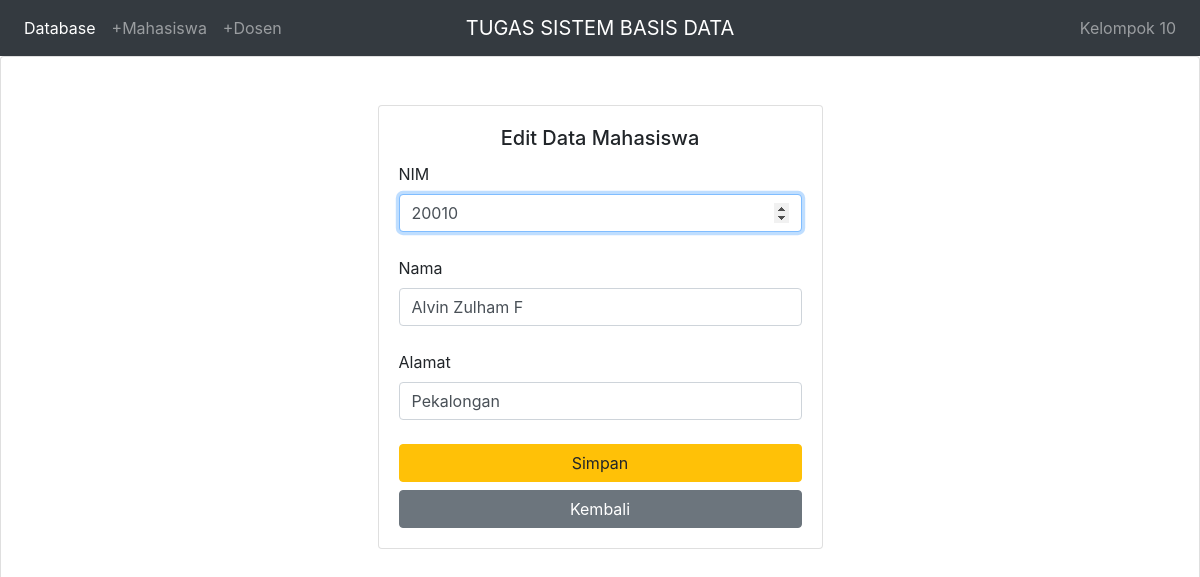
Screenshot of /editMhs.php?nim=20010 with the database file from the repository.
### tables this page shows
CREATE TABLE `mahasiswa` (
  `nim` varchar(5) NOT NULL,
  `nama` varchar(20) NOT NULL,
  `alamat` varchar(20) NOT NULL
);

### editMhs.php (the view, shortened to what this page needs)
<!doctype html>
<html>
<head>
	<link rel="stylesheet" href="https://stackpath.bootstrapcdn.com/bootstrap/4.5.0/css/bootstrap.min.css">
</head>
	<body>
	<?php
            require 'navbar.php';
           ?>
		<div class="card">
			<div class="container">
				<div class = "row">
					<?php
					include "connection.php";
					$nim = $_GET['nim'];
					$query_mysql = mysqli_query($connection, "SELECT * FROM mahasiswa WHERE nim='$nim'")or die(mysqli_error($connection));
					while($data = mysqli_fetch_array($query_mysql)){
					?>
						<div class="col-sm-9 col-md-7 col-lg-5 mx-auto">
							<div class="card card-signin my-5">
								<div class="card-body">
									<h5 class="card-title text-center">Edit Data Mahasiswa</h5>
										<form class="form-signing" action="updateMhs.php" method="post">
											<div class="form-label-group">
											<label>NIM</label>
												<input type="number" name="nim" value="<?php echo $data['nim'] ?>" class="form-control" required autofocus>
												</div><br>
												<label>Nama</label>
												<div class="form-label-group">
												<input type="text" name="nama" value="<?php echo $data['nama'] ?>" class="form-control" required>
												</div><br>
												<label>Alamat</label>
												<div class="form-label-group">
												<input type="text" name="alamat" value="<?php echo $data['alamat'] ?>"class="form-control" required>
												</div>
												<br>
												<input class ="btn btn-warning btn-block " type="submit" value="Simpan">
												<a class = "btn btn-secondary btn-block " href="index.php">Kembali</a>
										</form>
									</div>
      						</div>
    					</div>
					<?php } ?>
				</div>
				<br><br><br><br><br><br><br><br><br><br><br><br><br><br>
		</div>
	</body>
</html>

### rows the page displays
mahasiswa: nim "20010", nama "Alvin Zulham F", alamat "Pekalongan"
